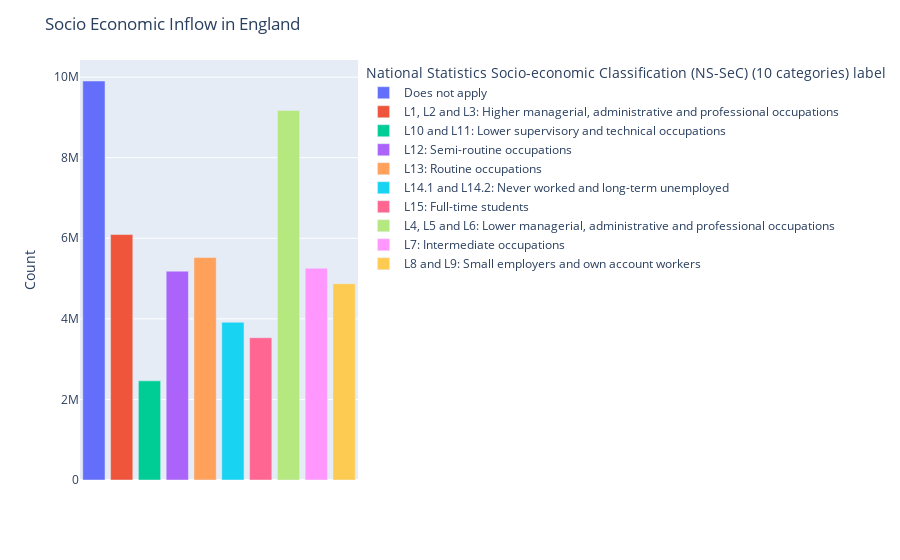
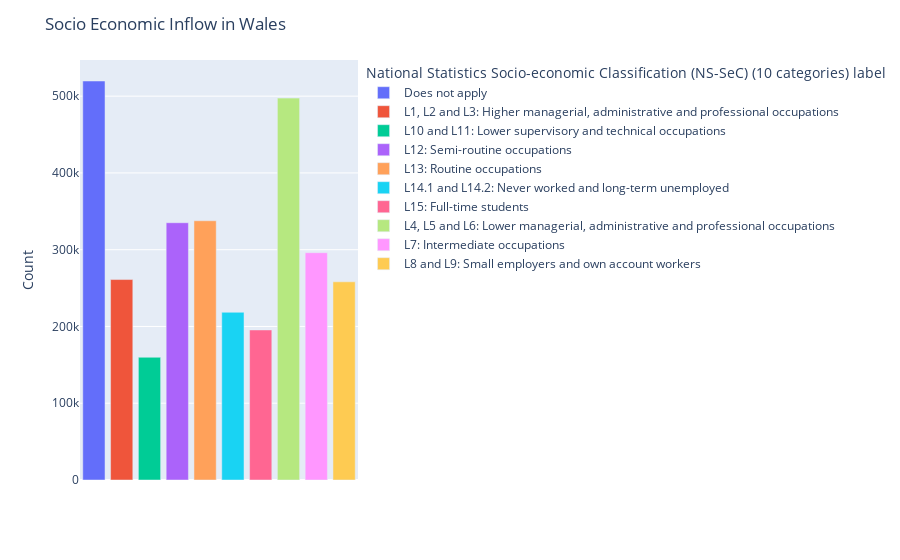

These figures' notebook cell, in order:
### Code cell
#groupby ethnicity and count
soec_catergory = mig_ctry_in_df.groupby(['Countries label', 'National Statistics Socio-economic Classification (NS-SeC) (10 categories) label'])['Count'].sum().reset_index()
# eth_catergory

# Get unique countries
unique_countries = soec_catergory['Countries label'].unique()

# Create a graph for each country
for country in unique_countries:
    country_data = soec_catergory[soec_catergory['Countries label'] == country]

    # Create a bar graph for the current country with colors based on migration categories
    fig = px.bar(country_data, x='National Statistics Socio-economic Classification (NS-SeC) (10 categories) label', y='Count',
                 labels={'Count': 'Count'}, color='National Statistics Socio-economic Classification (NS-SeC) (10 categories) label')

    fig.update_layout(
        title=f'Socio Economic Inflow in {country}',
        xaxis_title='',
        yaxis_title='Count',
    )

    # Remove the x-axis tick labels
    fig.update_xaxes(showticklabels=False)

    # Show the plot for the current country
    fig.show()

### Figure 1 — Plotly figure (JSON) as saved in the notebook; plotly's stock layout.template omitted (floating-point values rounded to 4 significant figures)
{"data": [{"alignmentgroup": "True", "hovertemplate": "National Statistics Socio-economic Classification (NS-SeC) (10 categories) label=%{x}<br>Count=%{y}<extra></extra>", "legendgroup": "Does not apply", "marker": {"color": "#636efa", "pattern": {"shape": ""}}, "name": "Does not apply", "offsetgroup": "Does not apply", "orientation": "v", "showlegend": true, "textposition": "auto", "type": "bar", "x": ["Does not apply"], "xaxis": "x", "y": [9904103], "yaxis": "y"}, {"alignmentgroup": "True", "hovertemplate": "National Statistics Socio-economic Classification (NS-SeC) (10 categories) label=%{x}<br>Count=%{y}<extra></extra>", "legendgroup": "L1, L2 and L3: Higher managerial, administrative and professional occupations", "marker": {"color": "#EF553B", "pattern": {"shape": ""}}, "name": "L1, L2 and L3: Higher managerial, administrative and professional occupations", "offsetgroup": "L1, L2 and L3: Higher managerial, administrative and professional occupations", "orientation": "v", "showlegend": true, "textposition": "auto", "type": "bar", "x": ["L1, L2 and L3: Higher managerial, administrative and professional occupations"], "xaxis": "x", "y": [6092795], "yaxis": "y"}, {"alignmentgroup": "True", "hovertemplate": "National Statistics Socio-economic Classification (NS-SeC) (10 categories) label=%{x}<br>Count=%{y}<extra></extra>", "legendgroup": "L10 and L11: Lower supervisory and technical occupations", "marker": {"color": "#00cc96", "pattern": {"shape": ""}}, "name": "L10 and L11: Lower supervisory and technical occupations", "offsetgroup": "L10 and L11: Lower supervisory and technical occupations", "orientation": "v", "showlegend": true, "textposition": "auto", "type": "bar", "x": ["L10 and L11: Lower supervisory and technical occupations"], "xaxis": "x", "y": [2460734], "yaxis": "y"}, {"alignmentgroup": "True", "hovertemplate": "National Statistics Socio-economic Classification (NS-SeC) (10 categories) label=%{x}<br>Count=%{y}<extra></extra>", "legendgroup": "L12: Semi-routine occupations", "marker": {"color": "#ab63fa", "pattern": {"shape": ""}}, "name": "L12: Semi-routine occupations", "offsetgroup": "L12: Semi-routine occupations", "orientation": "v", "showlegend": true, "textposition": "auto", "type": "bar", "x": ["L12: Semi-routine occupations"], "xaxis": "x", "y": [5183579], "yaxis": "y"}, {"alignmentgroup": "True", "hovertemplate": "National Statistics Socio-economic Classification (NS-SeC) (10 categories) label=%{x}<br>Count=%{y}<extra></extra>", "legendgroup": "L13: Routine occupations", "marker": {"color": "#FFA15A", "pattern": {"shape": ""}}, "name": "L13: Routine occupations", "offsetgroup": "L13: Routine occupations", "orientation": "v", "showlegend": true, "textposition": "auto", "type": "bar", "x": ["L13: Routine occupations"], "xaxis": "x", "y": [5522273], "yaxis": "y"}, {"alignmentgroup": "True", "hovertemplate": "National Statistics Socio-economic Classification (NS-SeC) (10 categories) label=%{x}<br>Count=%{y}<extra></extra>", "legendgroup": "L14.1 and L14.2: Never worked and long-term unemployed", "marker": {"color": "#19d3f3", "pattern": {"shape": ""}}, "name": "L14.1 and L14.2: Never worked and long-term unemployed", "offsetgroup": "L14.1 and L14.2: Never worked and long-term unemployed", "orientation": "v", "showlegend": true, "textposition": "auto", "type": "bar", "x": ["L14.1 and L14.2: Never worked and long-term unemployed"], "xaxis": "x", "y": [3915482], "yaxis": "y"}, {"alignmentgroup": "True", "hovertemplate": "National Statistics Socio-economic Classification (NS-SeC) (10 categories) label=%{x}<br>Count=%{y}<extra></extra>", "legendgroup": "L15: Full-time students", "marker": {"color": "#FF6692", "pattern": {"shape": ""}}, "name": "L15: Full-time students", "offsetgroup": "L15: Full-time students", "orientation": "v", "showlegend": true, "textposition": "auto", "type": "bar", "x": ["L15: Full-time students"], "xaxis": "x", "y": [3530989], "yaxis": "y"}, {"alignmentgroup": "True", "hovertemplate": "National Statistics Socio-economic Classification (NS-SeC) (10 categories) label=%{x}<br>Count=%{y}<extra></extra>", "legendgroup": "L4, L5 and L6: Lower managerial, administrative and professional occupations", "marker": {"color": "#B6E880", "pattern": {"shape": ""}}, "name": "L4, L5 and L6: Lower managerial, administrative and professional occupations", "offsetgroup": "L4, L5 and L6: Lower managerial, administrative and professional occupations", "orientation": "v", "showlegend": true, "textposition": "auto", "type": "bar", "x": ["L4, L5 and L6: Lower managerial, administrative and professional occupations"], "xaxis": "x", "y": [9172370], "yaxis": "y"}, {"alignmentgroup": "True", "hovertemplate": "National Statistics Socio-economic Classification (NS-SeC) (10 categories) label=%{x}<br>Count=%{y}<extra></extra>", "legendgroup": "L7: Intermediate occupations", "marker": {"color": "#FF97FF", "pattern": {"shape": ""}}, "name": "L7: Intermediate occupations", "offsetgroup": "L7: Intermediate occupations", "orientation": "v", "showlegend": true, "textposition": "auto", "type": "bar", "x": ["L7: Intermediate occupations"], "xaxis": "x", "y": [5255329], "yaxis": "y"}, {"alignmentgroup": "True", "hovertemplate": "National Statistics Socio-economic Classification (NS-SeC) (10 categories) label=%{x}<br>Count=%{y}<extra></extra>", "legendgroup": "L8 and L9: Small employers and own account workers", "marker": {"color": "#FECB52", "pattern": {"shape": ""}}, "name": "L8 and L9: Small employers and own account workers", "offsetgroup": "L8 and L9: Small employers and own account workers", "orientation": "v", "showlegend": true, "textposition": "auto", "type": "bar", "x": ["L8 and L9: Small employers and own account workers"], "xaxis": "x", "y": [4873403], "yaxis": "y"}], "layout": {"barmode": "relative", "legend": {"title": {"text": "National Statistics Socio-economic Classification (NS-SeC) (10 categories) label"}, "tracegroupgap": 0}, "margin": {"t": 60}, "title": {"text": "Socio Economic Inflow in England"}, "xaxis": {"anchor": "y", "categoryarray": ["Does not apply", "L1, L2 and L3: Higher managerial, administrative and professional occupations", "L10 and L11: Lower supervisory and technical occupations", "L12: Semi-routine occupations", "L13: Routine occupations", "L14.1 and L14.2: Never worked and long-term unemployed", "L15: Full-time students", "L4, L5 and L6: Lower managerial, administrative and professional occupations", "L7: Intermediate occupations", "L8 and L9: Small employers and own account workers"], "categoryorder": "array", "domain": [0, 1], "showticklabels": false, "title": {"text": ""}}, "yaxis": {"anchor": "x", "domain": [0, 1], "title": {"text": "Count"}}}}

### Figure 2 — Plotly figure (JSON) as saved in the notebook; plotly's stock layout.template omitted (floating-point values rounded to 4 significant figures)
{"data": [{"alignmentgroup": "True", "hovertemplate": "National Statistics Socio-economic Classification (NS-SeC) (10 categories) label=%{x}<br>Count=%{y}<extra></extra>", "legendgroup": "Does not apply", "marker": {"color": "#636efa", "pattern": {"shape": ""}}, "name": "Does not apply", "offsetgroup": "Does not apply", "orientation": "v", "showlegend": true, "textposition": "auto", "type": "bar", "x": ["Does not apply"], "xaxis": "x", "y": [519742], "yaxis": "y"}, {"alignmentgroup": "True", "hovertemplate": "National Statistics Socio-economic Classification (NS-SeC) (10 categories) label=%{x}<br>Count=%{y}<extra></extra>", "legendgroup": "L1, L2 and L3: Higher managerial, administrative and professional occupations", "marker": {"color": "#EF553B", "pattern": {"shape": ""}}, "name": "L1, L2 and L3: Higher managerial, administrative and professional occupations", "offsetgroup": "L1, L2 and L3: Higher managerial, administrative and professional occupations", "orientation": "v", "showlegend": true, "textposition": "auto", "type": "bar", "x": ["L1, L2 and L3: Higher managerial, administrative and professional occupations"], "xaxis": "x", "y": [261107], "yaxis": "y"}, {"alignmentgroup": "True", "hovertemplate": "National Statistics Socio-economic Classification (NS-SeC) (10 categories) label=%{x}<br>Count=%{y}<extra></extra>", "legendgroup": "L10 and L11: Lower supervisory and technical occupations", "marker": {"color": "#00cc96", "pattern": {"shape": ""}}, "name": "L10 and L11: Lower supervisory and technical occupations", "offsetgroup": "L10 and L11: Lower supervisory and technical occupations", "orientation": "v", "showlegend": true, "textposition": "auto", "type": "bar", "x": ["L10 and L11: Lower supervisory and technical occupations"], "xaxis": "x", "y": [159871], "yaxis": "y"}, {"alignmentgroup": "True", "hovertemplate": "National Statistics Socio-economic Classification (NS-SeC) (10 categories) label=%{x}<br>Count=%{y}<extra></extra>", "legendgroup": "L12: Semi-routine occupations", "marker": {"color": "#ab63fa", "pattern": {"shape": ""}}, "name": "L12: Semi-routine occupations", "offsetgroup": "L12: Semi-routine occupations", "orientation": "v", "showlegend": true, "textposition": "auto", "type": "bar", "x": ["L12: Semi-routine occupations"], "xaxis": "x", "y": [335132], "yaxis": "y"}, {"alignmentgroup": "True", "hovertemplate": "National Statistics Socio-economic Classification (NS-SeC) (10 categories) label=%{x}<br>Count=%{y}<extra></extra>", "legendgroup": "L13: Routine occupations", "marker": {"color": "#FFA15A", "pattern": {"shape": ""}}, "name": "L13: Routine occupations", "offsetgroup": "L13: Routine occupations", "orientation": "v", "showlegend": true, "textposition": "auto", "type": "bar", "x": ["L13: Routine occupations"], "xaxis": "x", "y": [337688], "yaxis": "y"}, {"alignmentgroup": "True", "hovertemplate": "National Statistics Socio-economic Classification (NS-SeC) (10 categories) label=%{x}<br>Count=%{y}<extra></extra>", "legendgroup": "L14.1 and L14.2: Never worked and long-term unemployed", "marker": {"color": "#19d3f3", "pattern": {"shape": ""}}, "name": "L14.1 and L14.2: Never worked and long-term unemployed", "offsetgroup": "L14.1 and L14.2: Never worked and long-term unemployed", "orientation": "v", "showlegend": true, "textposition": "auto", "type": "bar", "x": ["L14.1 and L14.2: Never worked and long-term unemployed"], "xaxis": "x", "y": [218480], "yaxis": "y"}, {"alignmentgroup": "True", "hovertemplate": "National Statistics Socio-economic Classification (NS-SeC) (10 categories) label=%{x}<br>Count=%{y}<extra></extra>", "legendgroup": "L15: Full-time students", "marker": {"color": "#FF6692", "pattern": {"shape": ""}}, "name": "L15: Full-time students", "offsetgroup": "L15: Full-time students", "orientation": "v", "showlegend": true, "textposition": "auto", "type": "bar", "x": ["L15: Full-time students"], "xaxis": "x", "y": [195466], "yaxis": "y"}, {"alignmentgroup": "True", "hovertemplate": "National Statistics Socio-economic Classification (NS-SeC) (10 categories) label=%{x}<br>Count=%{y}<extra></extra>", "legendgroup": "L4, L5 and L6: Lower managerial, administrative and professional occupations", "marker": {"color": "#B6E880", "pattern": {"shape": ""}}, "name": "L4, L5 and L6: Lower managerial, administrative and professional occupations", "offsetgroup": "L4, L5 and L6: Lower managerial, administrative and professional occupations", "orientation": "v", "showlegend": true, "textposition": "auto", "type": "bar", "x": ["L4, L5 and L6: Lower managerial, administrative and professional occupations"], "xaxis": "x", "y": [497439], "yaxis": "y"}, {"alignmentgroup": "True", "hovertemplate": "National Statistics Socio-economic Classification (NS-SeC) (10 categories) label=%{x}<br>Count=%{y}<extra></extra>", "legendgroup": "L7: Intermediate occupations", "marker": {"color": "#FF97FF", "pattern": {"shape": ""}}, "name": "L7: Intermediate occupations", "offsetgroup": "L7: Intermediate occupations", "orientation": "v", "showlegend": true, "textposition": "auto", "type": "bar", "x": ["L7: Intermediate occupations"], "xaxis": "x", "y": [296084], "yaxis": "y"}, {"alignmentgroup": "True", "hovertemplate": "National Statistics Socio-economic Classification (NS-SeC) (10 categories) label=%{x}<br>Count=%{y}<extra></extra>", "legendgroup": "L8 and L9: Small employers and own account workers", "marker": {"color": "#FECB52", "pattern": {"shape": ""}}, "name": "L8 and L9: Small employers and own account workers", "offsetgroup": "L8 and L9: Small employers and own account workers", "orientation": "v", "showlegend": true, "textposition": "auto", "type": "bar", "x": ["L8 and L9: Small employers and own account workers"], "xaxis": "x", "y": [258154], "yaxis": "y"}], "layout": {"barmode": "relative", "legend": {"title": {"text": "National Statistics Socio-economic Classification (NS-SeC) (10 categories) label"}, "tracegroupgap": 0}, "margin": {"t": 60}, "title": {"text": "Socio Economic Inflow in Wales"}, "xaxis": {"anchor": "y", "categoryarray": ["Does not apply", "L1, L2 and L3: Higher managerial, administrative and professional occupations", "L10 and L11: Lower supervisory and technical occupations", "L12: Semi-routine occupations", "L13: Routine occupations", "L14.1 and L14.2: Never worked and long-term unemployed", "L15: Full-time students", "L4, L5 and L6: Lower managerial, administrative and professional occupations", "L7: Intermediate occupations", "L8 and L9: Small employers and own account workers"], "categoryorder": "array", "domain": [0, 1], "showticklabels": false, "title": {"text": ""}}, "yaxis": {"anchor": "x", "domain": [0, 1], "title": {"text": "Count"}}}}
